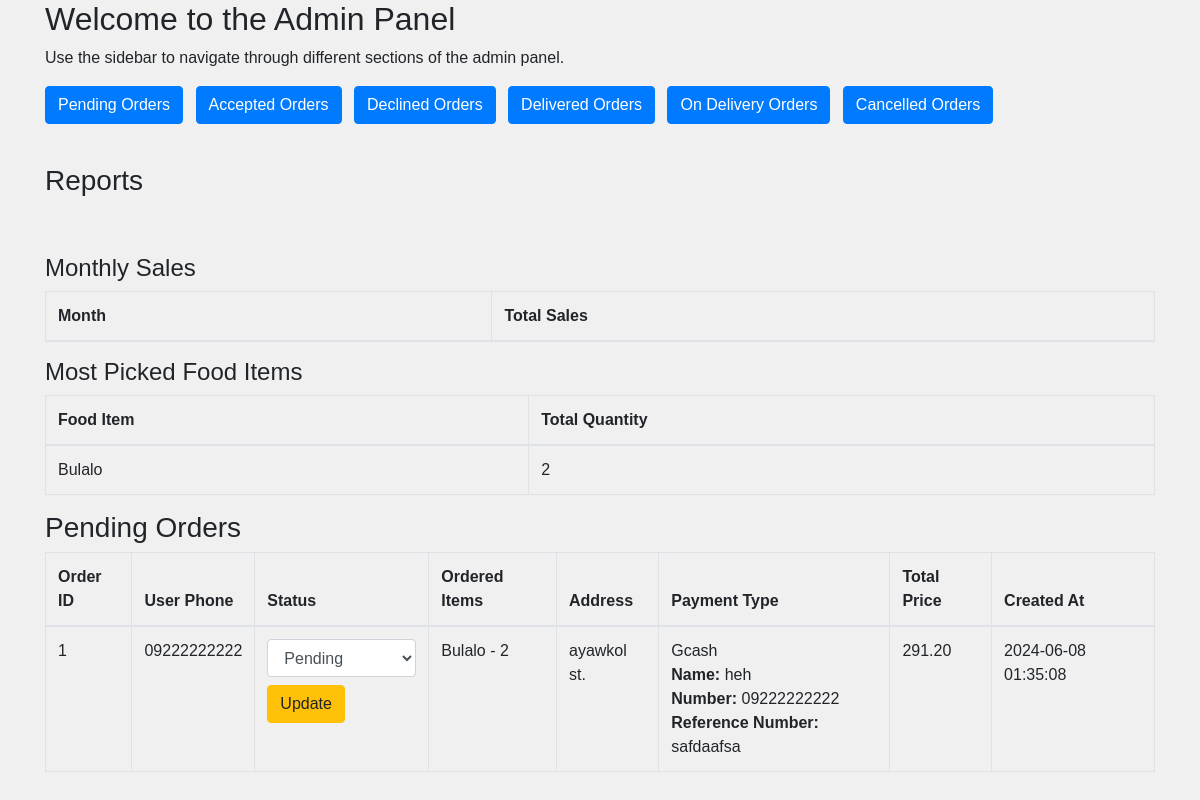
The page /admin-panel-2/home.php on the database its author committed.
### tables this page shows
CREATE TABLE `orders` (
  `id` int(11) NOT NULL,
  `user_id` int(11) NOT NULL,
  `address` varchar(255) NOT NULL,
  `payment_type` varchar(50) NOT NULL,
  `total_price` decimal(10,2) NOT NULL,
  `status` enum('Pending','Order Accepted','Order Declined','Delivered','On Delivery','Cancelled') DEFAULT 'Pending',
  `ordered_items` longtext NOT NULL CHECK (json_valid(`ordered_items`)),
  `created_at` timestamp NOT NULL DEFAULT current_timestamp(),
  `phone` varchar(20) DEFAULT NULL
);

CREATE TABLE `users` (
  `id` int(11) NOT NULL,
  `username` varchar(128) NOT NULL,
  `full_name` varchar(255) NOT NULL,
  `email` varchar(255) NOT NULL,
  `password` varchar(255) NOT NULL,
  `phone` varchar(15) NOT NULL,
  `address` varchar(255) NOT NULL,
  `cart_count` int(11) NOT NULL DEFAULT 0,
  `is_senior_or_pwd` tinyint(1) NOT NULL DEFAULT 0
);

CREATE TABLE `gcash_info` (
  `id` int(11) NOT NULL,
  `user_id` int(11) NOT NULL,
  `reference_number` varchar(50) NOT NULL,
  `name` varchar(100) NOT NULL,
  `number` varchar(15) NOT NULL
);

### admin-panel-2/home.php (the view, shortened to what this page needs)
<?php
include('../register-login/database.php');
function fetchOrders($status) {
    global $conn;
    $sql = "SELECT orders.*, users.phone
            FROM orders
            JOIN users ON orders.user_id = users.id
            WHERE status = '$status'";
    return mysqli_query($conn, $sql);
}
function fetchGcashInfo($order_id) {
    global $conn;
    $sql = "SELECT * FROM gcash_info WHERE id = '$order_id'";
    $result = mysqli_query($conn, $sql);
    return mysqli_fetch_assoc($result);
}
function fetchMostPickedFood() {
    global $conn;
    $sql = "SELECT item_name, SUM(quantity) AS total_quantity
            FROM (
                SELECT JSON_UNQUOTE(JSON_EXTRACT(ordered_items, CONCAT('$[', idx, '].item_name'))) AS item_name,
                       JSON_UNQUOTE(JSON_EXTRACT(ordered_items, CONCAT('$[', idx, '].quantity'))) AS quantity
                FROM orders
                JOIN (
                    SELECT 0 AS idx UNION ALL SELECT 1 UNION ALL SELECT 2 UNION ALL SELECT 3 UNION ALL SELECT 4
                ) AS idxs
                WHERE idx < JSON_LENGTH(ordered_items)
            ) AS items
            GROUP BY item_name
            ORDER BY total_quantity DESC
            LIMIT 5";
    return mysqli_query($conn, $sql);
}
$pending_orders = fetchOrders('Pending');
$most_picked_food = fetchMostPickedFood();
?>
<!DOCTYPE html>
<html lang="en">
<head>
    <link href="https://maxcdn.bootstrapcdn.com/bootstrap/4.5.2/css/bootstrap.min.css" rel="stylesheet">
    <link rel="stylesheet" href="styles.css">
</head>
<body>
<div class="container">
    <h2>Welcome to the Admin Panel</h2>
    <p>Use the sidebar to navigate through different sections of the admin panel.</p>
    <div class="mb-3">
        <a href="#pending" class="btn btn-primary mr-2">Pending Orders</a>
        <a href="#accepted" class="btn btn-primary mr-2">Accepted Orders</a>
        <a href="#declined" class="btn btn-primary mr-2">Declined Orders</a>
        <a href="#delivered" class="btn btn-primary mr-2">Delivered Orders</a>
        <a href="#on_delivery" class="btn btn-primary mr-2">On Delivery Orders</a>
        <a href="#cancelled" class="btn btn-primary">Cancelled Orders</a>
    </div>
    <br>
    <h3>Reports</h3>
    <br>
    <br>
    <div>
        <h4>Monthly Sales</h4>
        <table class="table table-bordered">
            <thead>
                <tr>
                    <th>Month</th>
                    <th>Total Sales</th>
                </tr>
            </thead>
        </table>
    </div>
    <div>
        <h4>Most Picked Food Items</h4>
        <table class="table table-bordered">
            <thead>
                <tr>
                    <th>Food Item</th>
                    <th>Total Quantity</th>
                </tr>
            </thead>
            <tbody>
                <?php while ($row = mysqli_fetch_assoc($most_picked_food)): ?>
                    <tr>
                        <td><?php echo $row['item_name']; ?></td>
                        <td><?php echo $row['total_quantity']; ?></td>
                    </tr>
                <?php endwhile; ?>
            </tbody>
        </table>
    </div>
    <?php
    function renderOrdersTable($orders, $title) {
        echo "<h3 id='" . strtolower(str_replace(' ', '_', $title)) . "'>$title</h3>";
        echo "<table class='table table-bordered'>
                <thead>
                    <tr>
                        <th>Order ID</th>
                        <th>User Phone</th>
                        <th>Status</th>
                        <th>Ordered Items</th>
                        <th>Address</th>
                        <th>Payment Type</th>
                        <th>Total Price</th>
                        <th>Created At</th>
                    </tr>
                </thead>
                <tbody>";
        while ($order = mysqli_fetch_assoc($orders)) {
            echo "<tr>
                    <td>{$order['id']}</td>
                    <td>{$order['phone']}</td>
                    <td>
                        <form action='admin.php?page=orders' method='post'>
                            <input type='hidden' name='order_id' value='{$order['id']}'>
                            <select name='status' class='form-control'>
                                <option value='Pending' " . ($order['status'] == 'Pending' ? 'selected' : '') . ">Pending</option>
                                <option value='Order Accepted' " . ($order['status'] == 'Order Accepted' ? 'selected' : '') . ">Order Accepted</option>
                                <option value='Order Declined' " . ($order['status'] == 'Order Declined' ? 'selected' : '') . ">Order Declined</option>
                                <option value='Delivered' " . ($order['status'] == 'Delivered' ? 'selected' : '') . ">Delivered</option>
                                <option value='On Delivery' " . ($order['status'] == 'On Delivery' ? 'selected' : '') . ">On Delivery</option>
                                <option value='Cancelled' " . ($order['status'] == 'Cancelled' ? 'selected' : '') . ">Cancelled</option>
                            </select>
                            <button type='submit' name='update_order' class='btn btn-warning mt-2'>Update</button>
                        </form>
                    </td>
                    <td>";
            $ordered_items = json_decode($order['ordered_items'], true);
            foreach ($ordered_items as $item) {
                echo "{$item['item_name']} - {$item['quantity']} <br>";
            }
            echo "</td>
                    <td>{$order['address']}</td>
                    <td>{$order['payment_type']}";
            if ($order['payment_type'] == 'Gcash') {
                $gcash_info = fetchGcashInfo($order['id']);
                if ($gcash_info) {
                    echo "<br><b>Name:</b> " . htmlspecialchars($gcash_info['name']) . "<br>" .
                         "<b>Number:</b> " . htmlspecialchars($gcash_info['number']) . "<br>" .
                         "<b>Reference Number:</b> " . htmlspecialchars($gcash_info['reference_number']);
                } else {
                    echo "<br>No GCash info found";
                }
            }
            echo "</td>
                    <td>{$order['total_price']}</td>
                    <td>{$order['created_at']}</td>
                </tr>";
        }
        echo "</tbody></table>";
    }
    renderOrdersTable($pending_orders, 'Pending Orders');
    ?>
</div>
</body>
</html>

### admin-panel-2/styles.css (style rules this page uses)
body { font-family: Arial, sans-serif; background-color: #f0f0f0; margin: 0; padding: 0; }
.table { width: 100%; border-collapse: collapse; }
.table, .th, .td { border: 1px solid #ddd; }

### rows shown on the page
orders: id "1", user.phone "09222222222", status "Pending", item_name "Bulalo", quantity "2", address "ayawkol st.", payment_type "Gcash", gcash_info.name "heh", gcash_info.number "09222222222", gcash_info.reference_number "safdaafsa", total_price "291.20", created_at "2024-06-08 01:35:08"

### other values the page prints
$row['item_name'] "Bulalo"
$row['total_quantity'] "2"
$title "Pending Orders"
